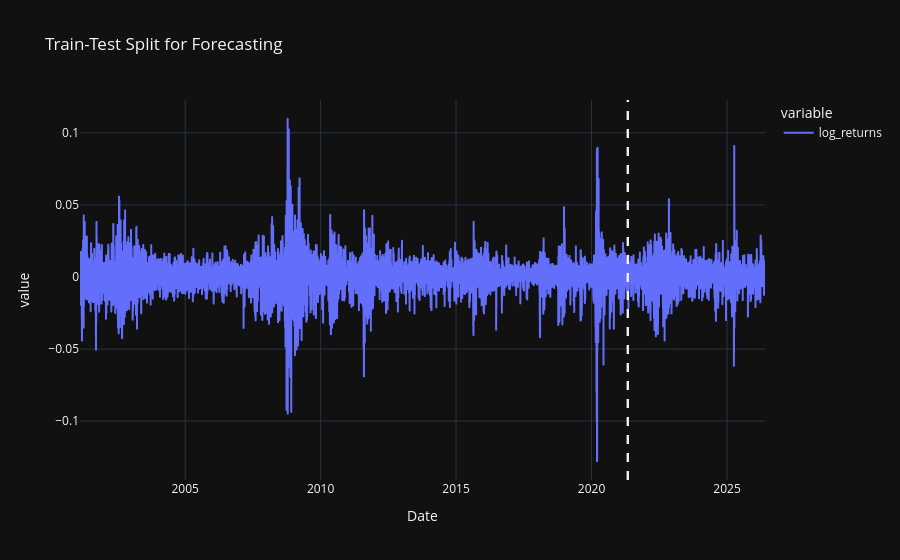

Here is the notebook cell this chart was saved with:
### Code cell
fig = y.plot(
    title='Train-Test Split for Forecasting'
)

fig.add_vline(
    x=test.index[0],
    line_dash='dash'
)
fig.add_vline(x=str(test.index[0]), line_dash='dash')

fig.show()

### Figure 1 — Plotly figure (JSON) as saved in the notebook; plotly's stock layout.template omitted (floating-point values rounded to 4 significant figures; data arrays with more than 128 entries replaced by an {"elided": "..."} marker saying what was removed)
{"data": [{"hovertemplate": "variable=log_returns<br>Date=%{x}<br>value=%{y}<extra></extra>", "legendgroup": "log_returns", "line": {"color": "#636efa", "dash": "solid"}, "marker": {"symbol": "circle"}, "mode": "lines", "name": "log_returns", "showlegend": true, "type": "scattergl", "x": {"elided": "6358 str values"}, "xaxis": "x", "y": {"elided": "6358 float values"}, "yaxis": "y"}], "layout": {"legend": {"title": {"text": "variable"}, "tracegroupgap": 0}, "shapes": [{"line": {"dash": "dash"}, "type": "line", "x0": "2021-05-04T00:00:00", "x1": "2021-05-04T00:00:00", "xref": "x", "y0": 0, "y1": 1, "yref": "y domain"}, {"line": {"dash": "dash"}, "type": "line", "x0": "2021-05-04 00:00:00", "x1": "2021-05-04 00:00:00", "xref": "x", "y0": 0, "y1": 1, "yref": "y domain"}], "title": {"text": "Train-Test Split for Forecasting"}, "xaxis": {"anchor": "y", "domain": [0, 1], "title": {"text": "Date"}}, "yaxis": {"anchor": "x", "domain": [0, 1], "title": {"text": "value"}}}}
